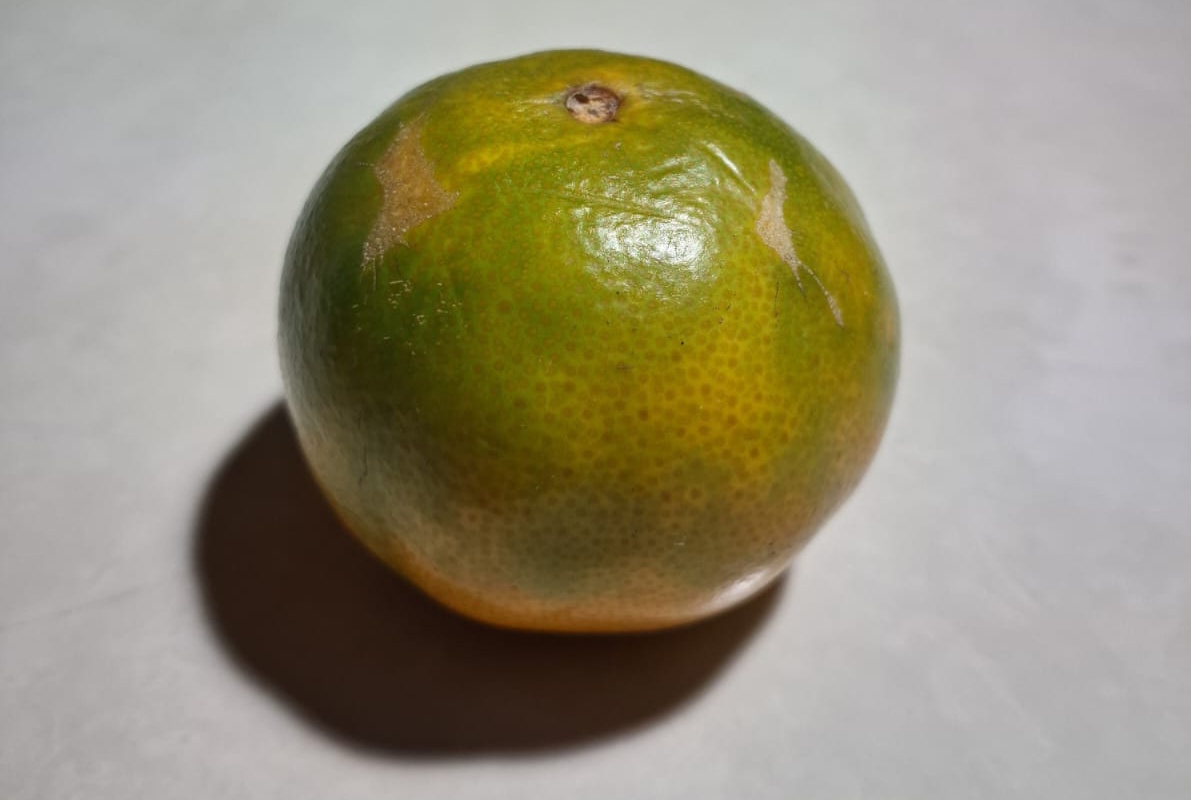
#> input picture bab03/images/jeruk.jpg, 1191 x 800 px
$ python 02_extract_features.py
#> lines starting #> are read from the running program, lines starting #| are printed output that depends on the picture; after the words box and inside, x2 and y2 are one past the last pixel; in counts of white or black regions, pixels touching at a corner belong together
"""
Praktik Bab 3 — Feature Extraction — diekstrak dari naskah buku "Computer Vision & AI".

CATATAN STATUS: kode ini diekstrak dari cuplikan naskah dan disusun ulang
sesuai urutan kemunculan di buku, dengan baris non-Python (perintah shell,
diagram folder, notasi matematika, tampilan matriks mentah) sudah disaring
keluar. BELUM diuji ulang sebagai satu skrip end-to-end yang utuh dalam
repositori ini (berbeda dengan Bab 7, 9, dan 10 yang sudah dijalankan
penuh dan diverifikasi).

Sebelum digunakan: cek kembali dependency, path file, dan urutan eksekusi
sesuai konteks masing-masing bagian di bawah.
"""


# === 4.9 Praktik: Membuat Komputer “Mendeskripsikan” Sebuah Objek ===
import cv2
import numpy as np

from pathlib import Path
ROOT = Path(__file__).resolve().parent.parent
image = cv2.imread(str(ROOT / "images" / "jeruk.jpg"))
#> image is the input picture: shape (800, 1191, 3); mean B, G, R 121.3, 144.8, 151.5
if image is None:
    raise FileNotFoundError("Gambar tidak ditemukan.")

gray = cv2.cvtColor(image, cv2.COLOR_BGR2GRAY)
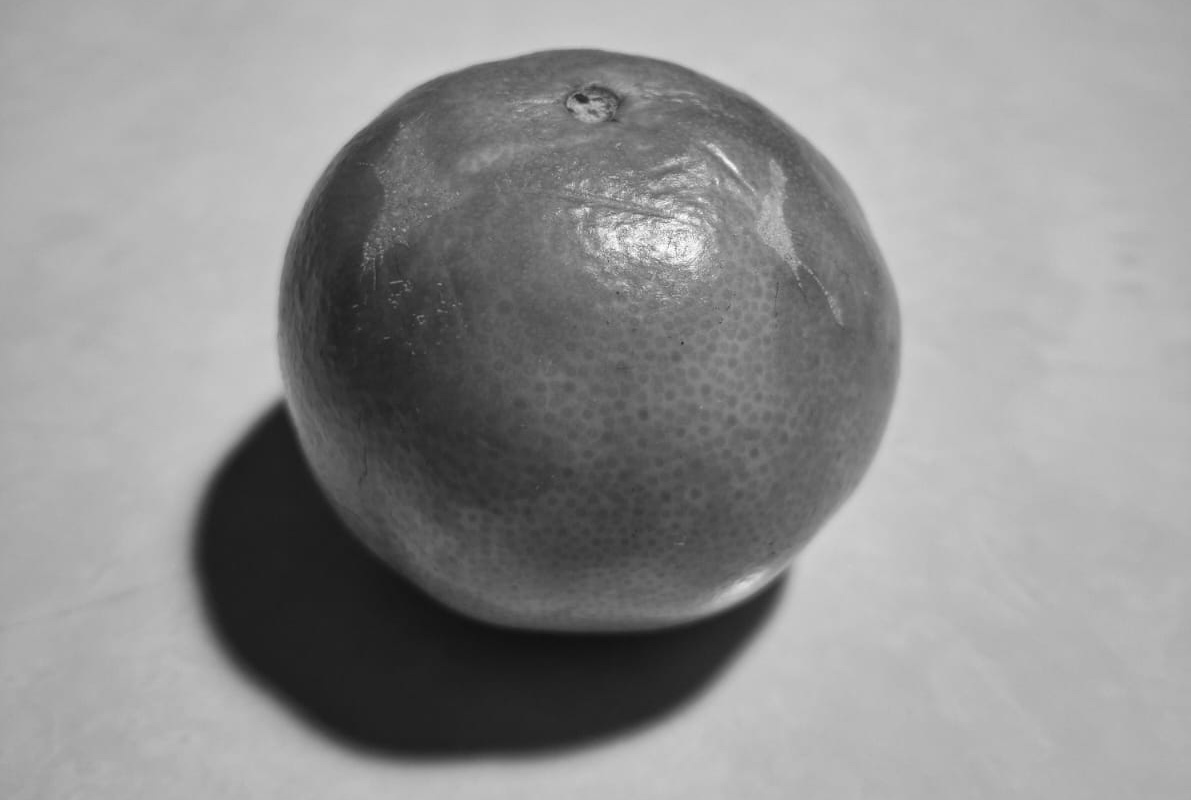
#> gray: shape (800, 1191); min 16, max 255, mean 144.1

_, mask = cv2.threshold(
    gray, 0, 255,
    cv2.THRESH_BINARY_INV + cv2.THRESH_OTSU
)
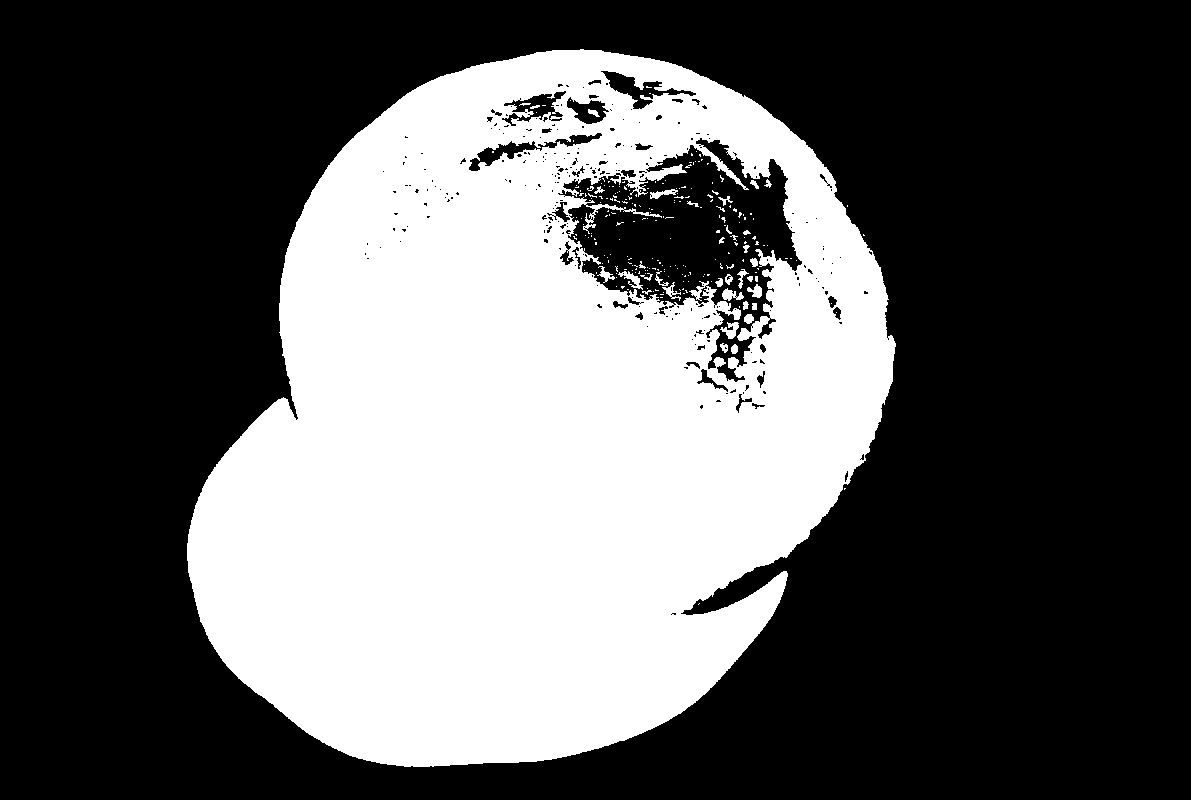
#> mask: shape (800, 1191); 35.8% white; 235 white regions (201 under 20 px)
contours, _ = cv2.findContours(
    mask, cv2.RETR_EXTERNAL,
    cv2.CHAIN_APPROX_SIMPLE
)
#> contours = 5 contours, 4 with area under 20; largest, box (x1, y1, x2, y2) and area: (187, 49, 896, 767) 371092

if not contours:
    raise ValueError("Kontur objek tidak ditemukan.")

contour = max(contours, key=cv2.contourArea)
#> contour = contour of 1227 points, box (x1, y1, x2, y2) (187, 49, 896, 767), area 371092

# Mask khusus objek utama
object_mask = np.zeros(gray.shape, dtype=np.uint8)
cv2.drawContours(object_mask, [contour], -1, 255, -1)
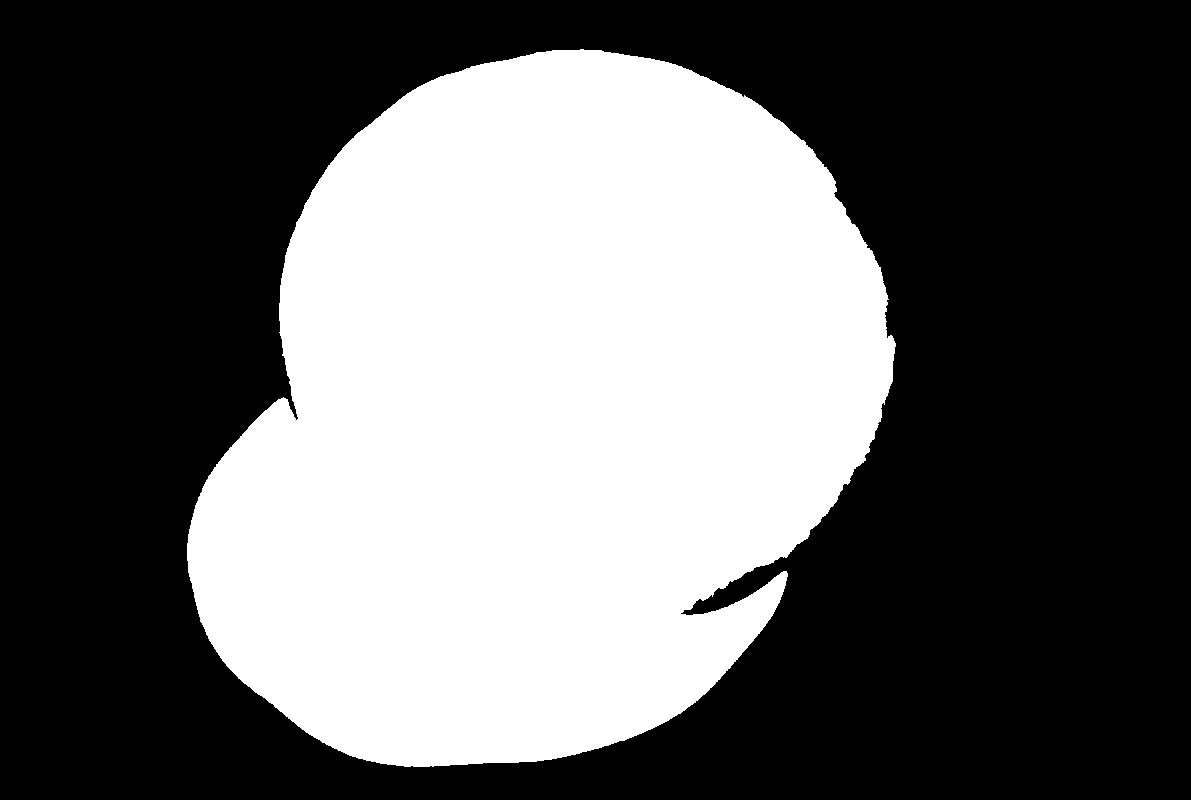
#> object_mask: shape (800, 1191); 39.1% white; 1 white region, box (x1, y1, x2, y2) and area: (187, 49, 896, 767) 372270
area = cv2.contourArea(contour)
#> area = 371092
perimeter = cv2.arcLength(contour, True)
#> perimeter = 2753.3

x, y, w, h = cv2.boundingRect(contour)
#> x = 187; y = 49; w = 709; h = 718
aspect_ratio = w / h
#> aspect_ratio = 0.987

circularity = (
    4 * np.pi * area / (perimeter ** 2)
    if perimeter > 0 else 0
)
#> circularity = 0.615

mean_bgr = cv2.mean(image, mask=object_mask)[:3]
#> mean_bgr = (26.85, 85.83, 100.4)
mean_rgb = (mean_bgr[2], mean_bgr[1], mean_bgr[0])
#> mean_rgb = (100.4, 85.83, 26.85)

feature_vector = np.array([
    area, perimeter, aspect_ratio, circularity,
    mean_rgb[0], mean_rgb[1], mean_rgb[2]
])
#> feature_vector = [371092, 2753.3, 0.987, 0.615, 100.4, 85.83, 26.85]

print(feature_vector)
#| [3.71092000e+05 2.75330185e+03 9.87465181e-01 6.15153932e-01
#|  1.00360037e+02 8.58343944e+01 2.68543745e+01]
result = image.copy()
cv2.drawContours(result, [contour], -1, (0, 255, 0), 2)
cv2.rectangle(result, (x, y), (x + w, y + h),
    (255, 0, 0), 2)
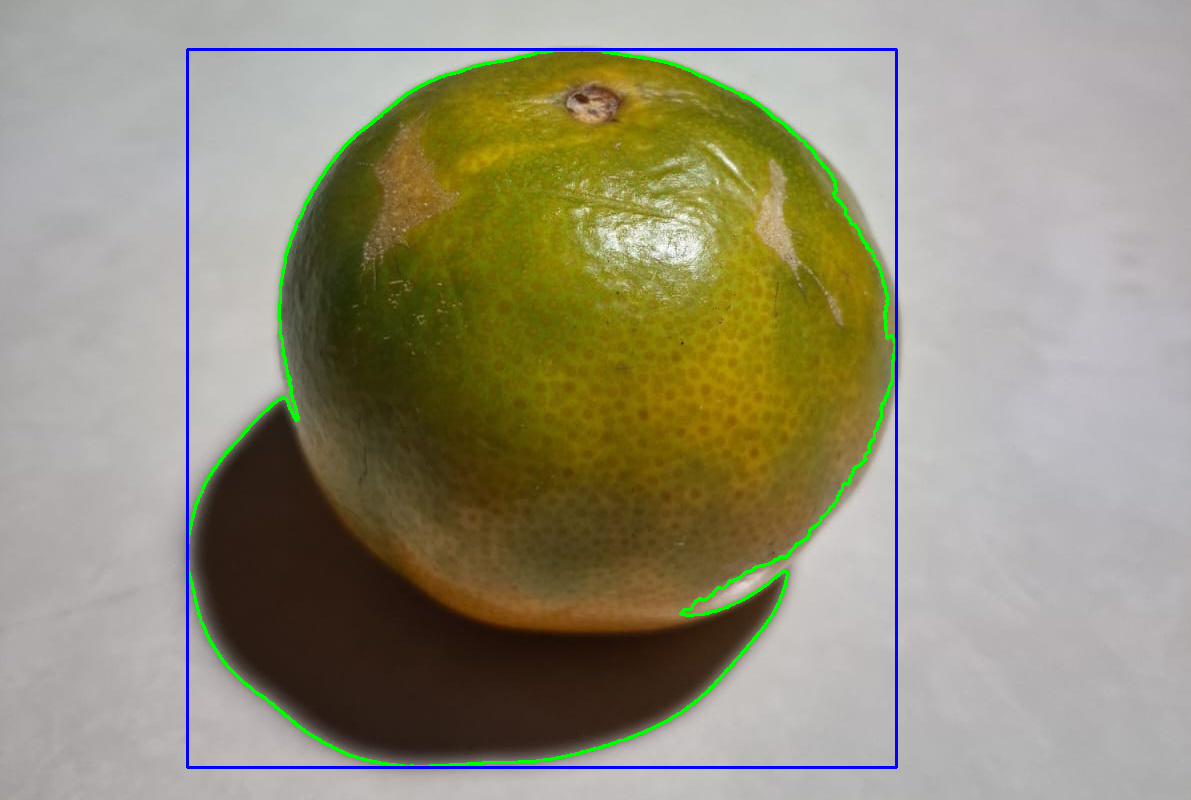
#> result: shape (800, 1191, 3); mean B, G, R 121.1, 144.3, 148.6
out_path = ROOT / "output" / "hasil_feature.jpg"
out_path.parent.mkdir(parents=True, exist_ok=True)
cv2.imwrite(str(out_path), result)
print(f"Hasil visual disimpan ke {out_path}")
